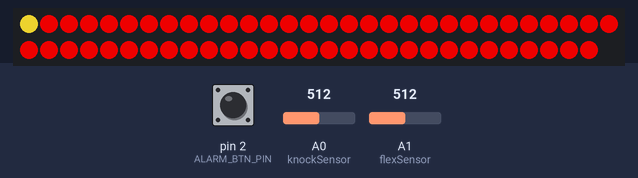
A sketch run on a simulated Arduino Uno, built with avr-gcc and run on an emulated ATmega328P. Shown: 59 RGB LEDs in strip order, left to right, continuing on the next row. The inputs (shaded band) are chosen by the test bench; at power-on: A0 (knockSensor) = 512, A1 (flexSensor) = 512, pin 2 (ALARM_BTN_PIN) LOW. Dim RGB values are drawn brighter than linear; random numbers use the default seed unless the sketch sets one; what the sketch prints to the serial monitor is not drawn.

Above: at 1.2 s.
1.3 s: A0 (knockSensor) set to 310
At 1.7 s:
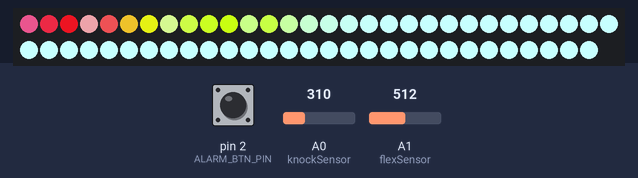
4.3 s: A0 (knockSensor) set to 293
At 4.43 s:
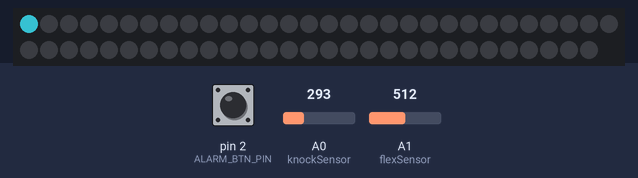
5.8 s: A1 (flexSensor) set to 598
At 7.38 s:
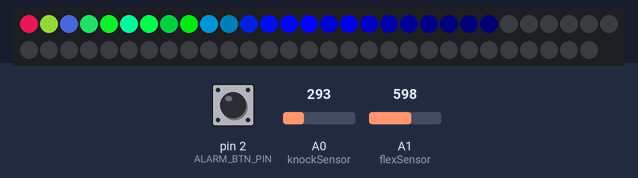
8.8 s: A1 (flexSensor) set to 629
At 8.93 s:
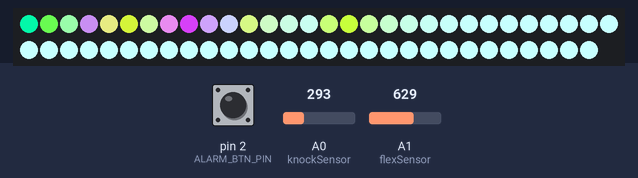

Measured:
- the behaviour switches between 300 and 299 on A0 (knockSensor) (found by bisection; images 1 and 2)
- the behaviour switches between 616 and 617 on A1 (flexSensor) (found by bisection; images 3 and 4)

The sketch:

strip_alarmsystem.ino
```cpp
#include <Adafruit_NeoPixel.h>

#define STRIP_PIN 7
#define ALARM_BTN_PIN 2
#define SONAR_PIN 4

const int knockSensor = A0; // the piezo is connected to analog pin 0
const int knockThreshold = 300;  // threshold value to decide when the detected sound is a knock or not

const int flexSensor = A1;

#define ALARM_TIME 3000

// Parameter 1 = number of pixels in strip
// Parameter 2 = pin number (most are valid)
// Parameter 3 = pixel type flags, add together as needed:
//   NEO_KHZ800  800 KHz bitstream (most NeoPixel products w/WS2812 LEDs)
//   NEO_KHZ400  400 KHz (classic 'v1' (not v2) FLORA pixels, WS2811 drivers)
//   NEO_GRB     Pixels are wired for GRB bitstream (most NeoPixel products)
//   NEO_RGB     Pixels are wired for RGB bitstream (v1 FLORA pixels, not v2)

Adafruit_NeoPixel strip = Adafruit_NeoPixel(59, STRIP_PIN, NEO_GRB + NEO_KHZ800);
bool isAlarm = false;
unsigned long alarmTriggerTime = 0;
uint32_t alarmColor = Adafruit_NeoPixel::Color(200, 0, 0);


void setup() {
  strip.begin();
  strip.show(); // Initialize all pixels to 'off'

  pinMode(ALARM_BTN_PIN, INPUT);
  pinMode(SONAR_PIN, INPUT);
  Serial.begin(9600);
}

void loop() {
  unsigned long now = millis();

  checkTilt();
  checkPezo();
  checkFlex();
  //checkSonar(now);

  if (now - alarmTriggerTime > ALARM_TIME) {
    isAlarm = false;
  }

  bool needLEDUpdate = false;
  if(isAlarm) {
     needLEDUpdate = alarm(now);
  }
  else {
    needLEDUpdate = flame(now);
  }

  if (needLEDUpdate) {
    strip.show();
  }
}

void triggerAlarm()
{
  isAlarm = true;
  alarmTriggerTime = millis();
}

void checkTilt()
{
  int buttonState = digitalRead(ALARM_BTN_PIN);
  if (buttonState == HIGH) {
    triggerAlarm();
  }
}

void checkPezo()
{
  int sensorReading = analogRead(knockSensor);
  if (sensorReading >= knockThreshold) {
    triggerAlarm();
  }
}

void checkSonar(unsigned long now)
{
  static unsigned long lastSonarCheck = 0;
  if (now - lastSonarCheck < 100)
    return;
  lastSonarCheck = now;
  long pulse = pulseIn(SONAR_PIN, HIGH);
  int brightness = map(pulse, 500, 15000, 255, 25);
  Serial.println(brightness);
  strip.setBrightness(brightness);
  //if (pulse < 1200)
    //triggerAlarm();
}

void checkFlex()
{
  int sensor = analogRead(flexSensor);
  int degrees = map(sensor, 768, 853, 90, 0);
  if (degrees < 250)
    triggerAlarm();
  Serial.println(degrees);
}

bool flame(unsigned long now)
{
  static unsigned long lastInitialUpdate = 0;
  static unsigned long lastPropagateUpdate = 0;

  static const unsigned PROPAGATE_DELAY = 150;
  static const unsigned UPDATE_DELAY = 500;

  bool updated = false;

  if (now - lastInitialUpdate > UPDATE_DELAY) {
    strip.setPixelColor(0, strip.Color(random(255), random(255), random(255)));
    lastInitialUpdate = now;
    updated = true;
  }

  if (now - lastPropagateUpdate > PROPAGATE_DELAY) {
    for (uint16_t i = 1; i < strip.numPixels(); i++) {
      uint32_t color = strip.getPixelColor(i) / 2 + strip.getPixelColor(i - 1) / 2;
      strip.setPixelColor(i, color);
    }
    lastPropagateUpdate = now;
    updated = true;
  }
  return updated;
}

bool alarm(unsigned long now)
{
  static unsigned long lastUpdate = 0;
  static bool isOn = false;

  static const int PERIOD = 300;

  if (now - lastUpdate > PERIOD) {
    isOn = !isOn;
    uint32_t color = isOn ? alarmColor : strip.Color(0, 0, 0);
    for (uint16_t i = 0; i < strip.numPixels(); i++) {
      strip.setPixelColor(i, color);
    }
    lastUpdate = now;
    return true;
  }
  return false;
}
```
